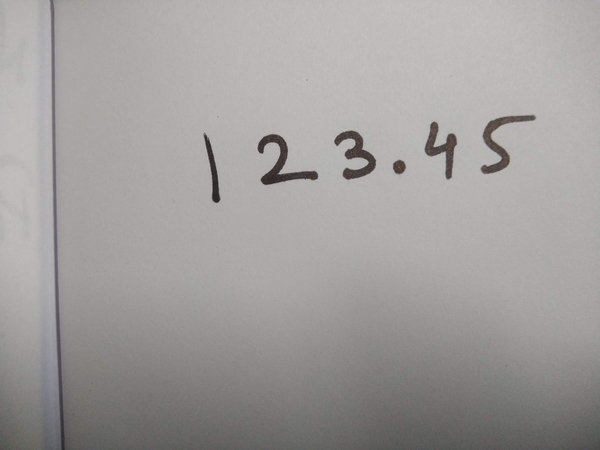
#> input picture progrmas and samples and outputs/sample11.jpg, 600 x 450 px
$ python sobel.py   (older library calls are emulated)
#> lines starting #> are read from the running program, lines starting #| are printed output that depends on the picture; after the words box and inside, x2 and y2 are one past the last pixel; in counts of white or black regions, pixels touching at a corner belong together
import cv2
import numpy as np
import os
from pathlib import Path
import shutil
#CRACKED IT ON JAN 21
dirpath = Path('cutted_pics')
img = cv2.imread('sample11.jpg')
#> img is the input picture: shape (450, 600, 3); mean B, G, R 156.5, 157.5, 161
cv2.imshow("main image",img)
normalizedImg = np.zeros((800, 800))
cv2.imshow("main image",img)
height=img.shape[0]
#> height = 450
width=img.shape[1]
#> width = 600
img2 = cv2.normalize(img,  normalizedImg, 0, 255, cv2.NORM_MINMAX)
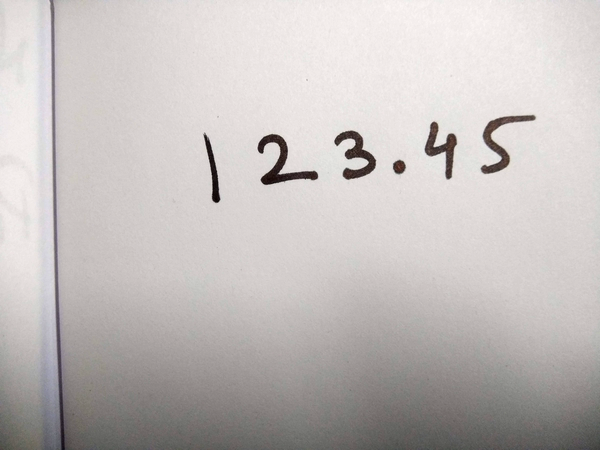
#> img2: shape (450, 600, 3); mean B, G, R 188.7, 190.2, 195.5
gray = cv2.cvtColor(img2, cv2.COLOR_BGR2GRAY)

# Gaussian Blurring
blur = cv2.GaussianBlur(gray,(5,5),0)
cv2.imshow("blur",blur)
# Apply Sobelx in high output datatype 'float32'
# and then converting back to 8-bit to prevent overflow
sobelx_64 = cv2.Sobel(blur,cv2.CV_32F,1,0,ksize=3)
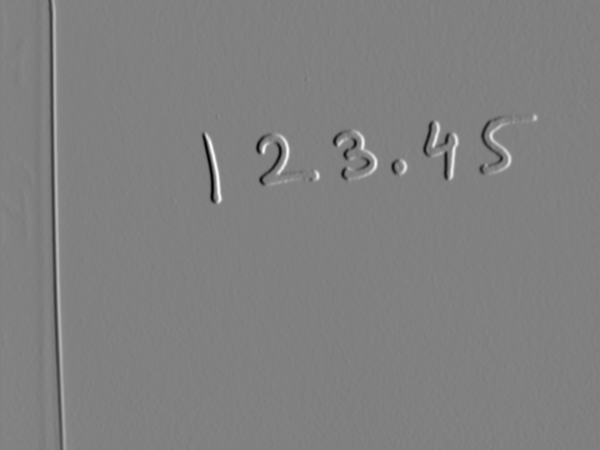
#> sobelx_64: shape (450, 600) float32; min -504, max 494, mean -0.1; drawn with min black and max white
absx_64 = np.absolute(sobelx_64)
sobelx_8u1 = absx_64/absx_64.max()*255
sobelx_8u = np.uint8(sobelx_8u1)

# Similarly for Sobely
sobely_64 = cv2.Sobel(blur,cv2.CV_32F,0,1,ksize=3)
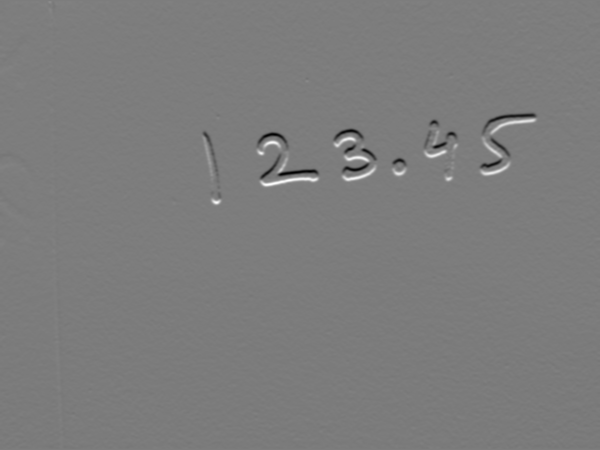
#> sobely_64: shape (450, 600) float32; min -462, max 478, mean -2.4; drawn with min black and max white
absy_64 = np.absolute(sobely_64)
sobely_8u1 = absy_64/absy_64.max()*255
sobely_8u = np.uint8(sobely_8u1)

# From gradients calculate the magnitude and changing
# it to 8-bit (Optional)
mag = np.hypot(sobelx_8u, sobely_8u)
mag = mag/mag.max()*255
mag = np.uint8(mag)

# Find the direction and change it to degree
theta = np.arctan2(sobely_64, sobelx_64)
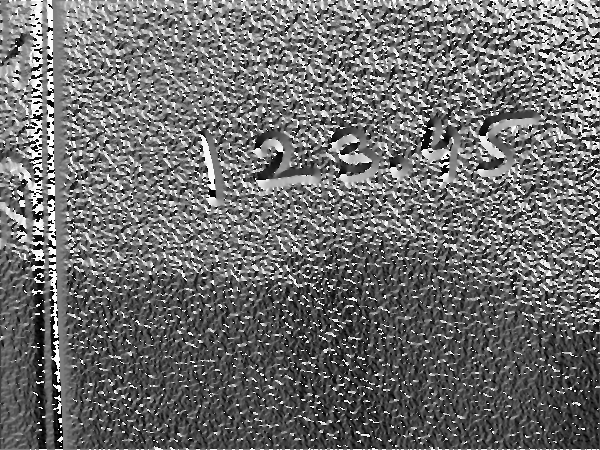
#> theta: shape (450, 600) float32; min -3.14, max 3.14, mean -0.442; drawn with min black and max white
angle = np.rad2deg(theta)
#cv2.imshow("theta",theta)
#cv2.imshow("angle",angle)
M, N = mag.shape
#> M = 450; N = 600
Non_max = np.zeros((M,N), dtype= np.uint8)

for i in range(1,M-1):
    for j in range(1,N-1):
       # Horizontal 0
        if (0 <= angle[i,j] < 22.5) or (157.5 <= angle[i,j] <= 180) or (-22.5 <= angle[i,j] < 0) or (-180 <= angle[i,j] < -157.5):
            b = mag[i, j+1]
            c = mag[i, j-1]
        # Diagonal 45
        elif (22.5 <= angle[i,j] < 67.5) or (-157.5 <= angle[i,j] < -112.5):
            b = mag[i+1, j+1]
            c = mag[i-1, j-1]
        # Vertical 90
        elif (67.5 <= angle[i,j] < 112.5) or (-112.5 <= angle[i,j] < -67.5):
            b = mag[i+1, j]
            c = mag[i-1, j]
        # Diagonal 135
        elif (112.5 <= angle[i,j] < 157.5) or (-67.5 <= angle[i,j] < -22.5):
            b = mag[i+1, j-1]
            c = mag[i-1, j+1]

        # Non-max Suppression
        if (mag[i,j] >= b) and (mag[i,j] >= c):
            Non_max[i,j] = mag[i,j]
        else:
            Non_max[i,j] = 0
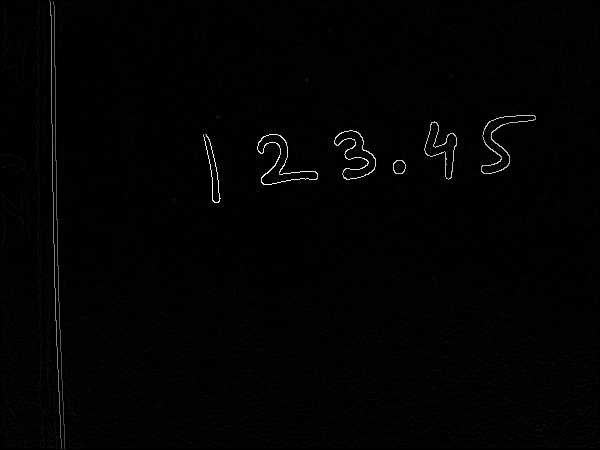
#> Non_max: shape (450, 600); min 0, max 255, mean 2.5
# Set high and low threshold
highThreshold = 21
lowThreshold = 15

M, N = Non_max.shape
out = np.zeros((M,N), dtype= np.uint8)

# If edge intensity is greater than 'High' it is a sure-edge
# below 'low' threshold, it is a sure non-edge
strong_i, strong_j = np.where(Non_max >= highThreshold)
#> strong_i = 2128 values from 1 to 448; strong_j = 2128 values, max 535 at index 269, min 49 at index 0, mean 236.7
zeros_i, zeros_j = np.where(Non_max < lowThreshold)

# weak edges
weak_i, weak_j = np.where((Non_max <= highThreshold) & (Non_max >= lowThreshold))
#> weak_i = 60 values from 2 to 448; weak_j = 60 values, max 491 at index 22, min 38 at index 0, mean 287.1

# Set same intensity value for all edge pixels
out[strong_i, strong_j] = 255
out[zeros_i, zeros_j ] = 0
out[weak_i, weak_j] = 75
M, N = out.shape
for i in range(1, M-1):
    for j in range(1, N-1):
        if (out[i,j] == 75):
            if 255 in [out[i+1, j-1],out[i+1, j],out[i+1, j+1],out[i, j-1],out[i, j+1],out[i-1, j-1],out[i-1, j],out[i-1, j+1]]:
                out[i, j] = 255
            else:
                out[i, j] = 0
cv2.imshow("final",out)
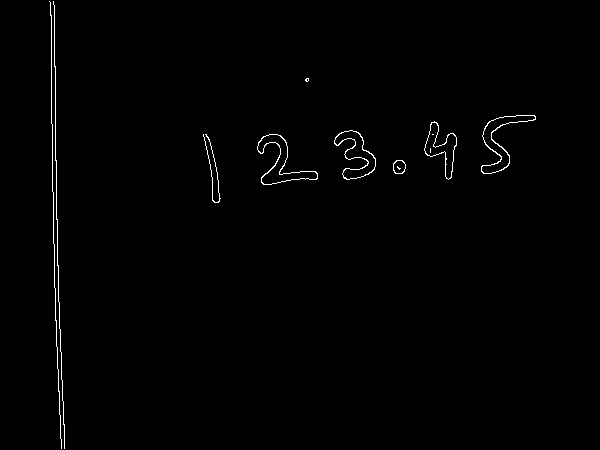
#> window 'final': shape (450, 600); 0.79% white in thin lines or dots, all inside (x1, y1, x2, y2) = (49, 1, 536, 449)
(cnts,hi1) = cv2.findContours(out.copy(), cv2.RETR_EXTERNAL,cv2.CHAIN_APPROX_TC89_KCOS)
region,hi=cv2.findContours(out.copy(), cv2.RETR_TREE, cv2.CHAIN_APPROX_SIMPLE)
i= 0
matrix=[]
j=-1
for c in cnts:
	x,y,w,h = cv2.boundingRect(c)
	if ((h<6 and w<6) or(w==width) or(h==height)):
		continue
	i+=1
	j=j+1
	c1=c
	x,y,w,h = cv2.boundingRect(c1)
	matrix.append([])
	matrix[j].append(int(x))
	matrix[j].append(int(y))
	matrix[j].append(int(w))
	matrix[j].append(int(h))
#> after the loop, i = 8; j = 7
r=[]
for i in range(0,len(matrix)):
	for j in range(0,len(matrix)):
		if((matrix[i][0]<matrix[j][0]) or (matrix[i][0]==matrix[j][0])):
			xi=matrix[i][0]
			yi=matrix[i][1]
			wi=matrix[i][2]
			hi=matrix[i][3]
			xj=matrix[j][0]
			yj=matrix[j][1]
			wj=matrix[j][2]
			hj=matrix[j][3]
			if((yi<yj) or (yi==yj)):
				if(((xi+wi)>(xj+wj) or (xi+wi)==(xj+wj)) and (((yi+hi)>(yj+hj)))):
					r.append(j)
				elif((yi+hi)==(yj+hj) and (xi+wi)>(xj+wj)):
					r.append(j)
#> after the loop, r = []
# Python code to remove duplicate elements
def Remove(duplicate):
	final_list = []
	for num in duplicate:
		if num not in final_list:
			final_list.append(num)
#> after the loop, final_list = []
	return final_list
r=Remove(r)
for e in sorted(r, reverse=True):
    del matrix[e]
print(matrix)
#| [[393, 160, 13, 14], [257, 134, 61, 51], [203, 134, 18, 69], [334, 130, 42, 50], [424, 121, 33, 59], [481, 115, 55, 59], [53, 1, 12, 448], [49, 1, 13, 448]]
#path for output cutted images
if dirpath.exists() and dirpath.is_dir():
	shutil.rmtree(dirpath)
	os.mkdir('cutted_pics')

else:
	os.mkdir('cutted_pics')
os.chdir('cutted_pics')
digit=[]
for i in range(0,len(matrix)):
	x,y,w,h =matrix[i]
	digit.append(i)
	imag = cv2.rectangle(img,(x,y),(x+w,y+h),(0,0,255),2)
	new_img=img[y:y+h,x:x+w]

	cv2.imwrite(str(i) +'.png', new_img)
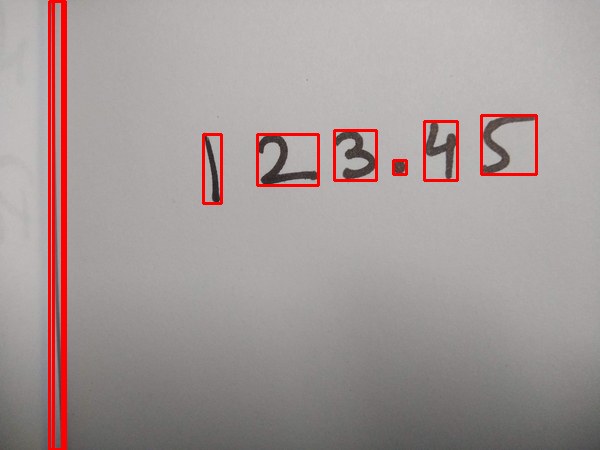
#> img: shape (450, 600, 3); mean B, G, R 151.6, 152.6, 164.1
#> after the loop, digit = [0, 1, 2, 3, 4, 5, 6, 7]
cv2.imshow("countous box",imag)
cv2.waitKey(0)
cv2.waitKey(0)

$ run again, with progrmas and samples and outputs/sample10.jpg copied over progrmas and samples and outputs/sample11.jpg
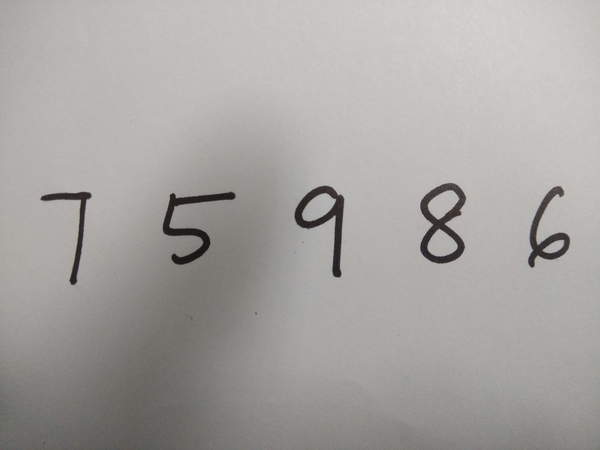
#> input picture progrmas and samples and outputs/sample10.jpg, 600 x 450 px
#> img is the input picture: shape (450, 600, 3); mean B, G, R 160.2, 163.4, 167
#> after the loop `for i in range(1,M-1):`:
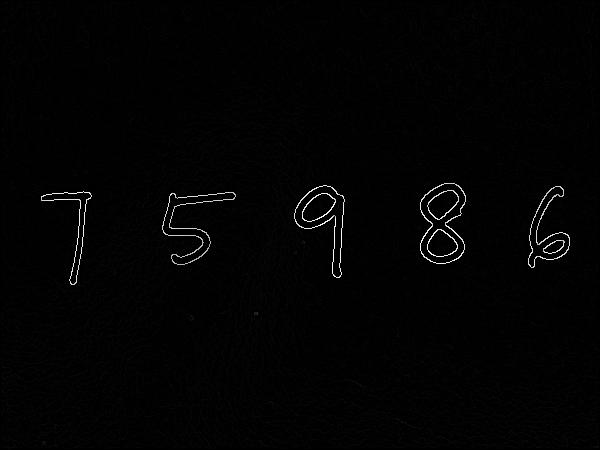
#> Non_max: shape (450, 600); min 0, max 255, mean 3
#> strong_i = 2027 values from 183 to 442; strong_j = 2027 values, max 569 at index 1340, min 41 at index 313, mean 333.9
#> weak_i = 28 values from 198 to 444; weak_j = 28 values, max 338 at index 0, min 42 at index 24, mean 189.4
#| [[162, 192, 74, 73], [41, 191, 50, 94], [528, 186, 42, 82], [294, 185, 51, 93], [420, 183, 46, 81]]
#> the loop `for i in range(0,len(matrix)):` made 5 passes
#> pass 2, `new_img=img[y:y+h,x:x+w]`:
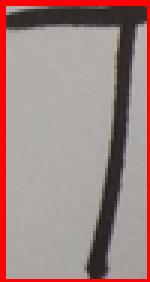
#> new_img: shape (94, 50, 3) (shown 3 times larger); mean B, G, R 131.5, 134, 160.9
#> after the loop `for i in range(0,len(matrix)):`: digit = [0, 1, 2, 3, 4]

$ run again, with progrmas and samples and outputs/sample13.jpg copied over progrmas and samples and outputs/sample11.jpg
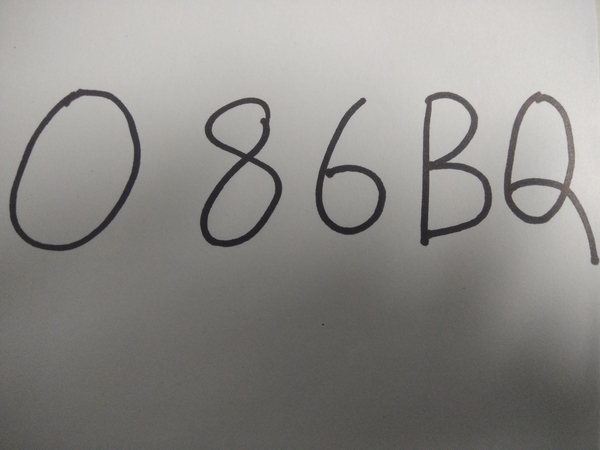
#> input picture progrmas and samples and outputs/sample13.jpg, 600 x 450 px
#> img is the input picture: shape (450, 600, 3); mean B, G, R 136.1, 139.2, 140.7
#> after the loop `for i in range(1,M-1):`:
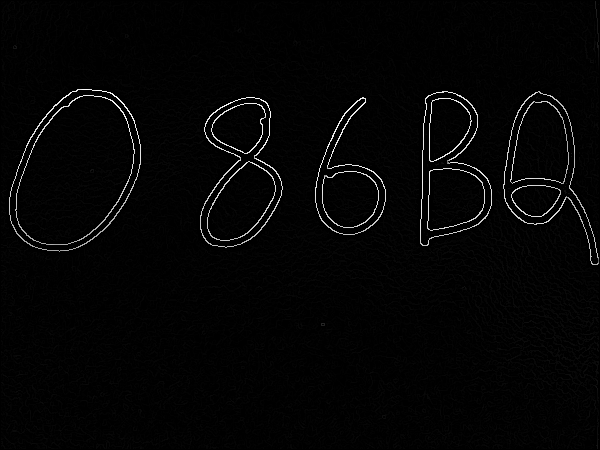
#> Non_max: shape (450, 600); min 0, max 255, mean 4.9
#> strong_i = 4650 values from 1 to 448; strong_j = 4650 values, max 598 at index 31, min 9 at index 3022, mean 327.2
#> weak_i = 77 values from 22 to 448; weak_j = 77 values, max 598 at index 6, min 13 at index 15, mean 476.8
#| [[315, 97, 71, 138], [200, 97, 83, 151], [503, 91, 96, 174], [420, 91, 72, 155], [9, 89, 132, 163], [595, 1, 4, 56]]
#> after the loop `for i in range(0,len(matrix)):`:
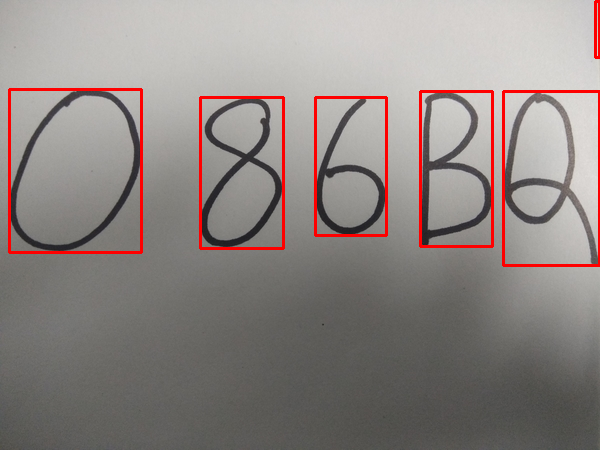
#> img: shape (450, 600, 3); mean B, G, R 131.7, 134.7, 143.2
#> after the loop `for i in range(0,len(matrix)):`: digit = [0, 1, 2, 3, 4, 5]

$ run again, with progrmas and samples and outputs/sample2.jpg copied over progrmas and samples and outputs/sample11.jpg
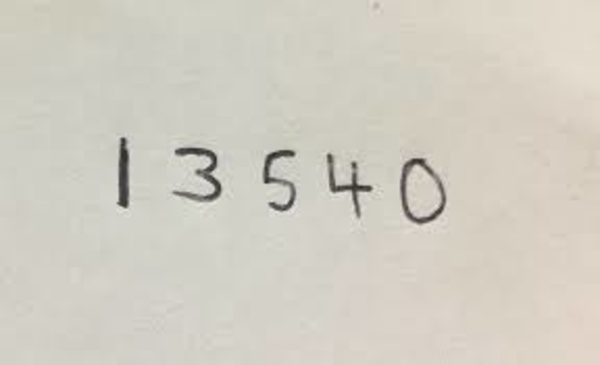
#> input picture progrmas and samples and outputs/sample2.jpg, 600 x 365 px
#> img is the input picture: shape (365, 600, 3); mean B, G, R 195, 205.8, 209.5
#> strong_i = 1595 values from 1 to 231; strong_j = 1595 values, max 448 at index 661, min 117 at index 27, mean 297.2
#> weak_i = 637 values from 1 to 310; weak_j = 637 values, max 576 at index 471, min 116 at index 12, mean 302.5
#> `cv2.imshow("final",out)`:
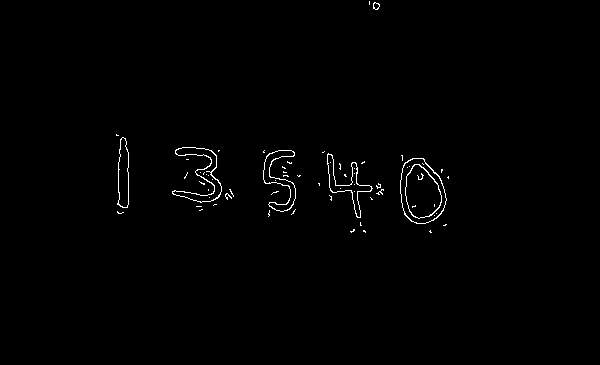
#> window 'final': shape (365, 600); 0.78% white in thin lines or dots, all inside (x1, y1, x2, y2) = (116, 1, 449, 233)
#> (printed output is left out)
#> after the loop `for i in range(0,len(matrix)):`: digit = [0, 1, 2, 3, 4, 5, 6, 7, 8, 9, 10, 11, 12, 13, 14]
